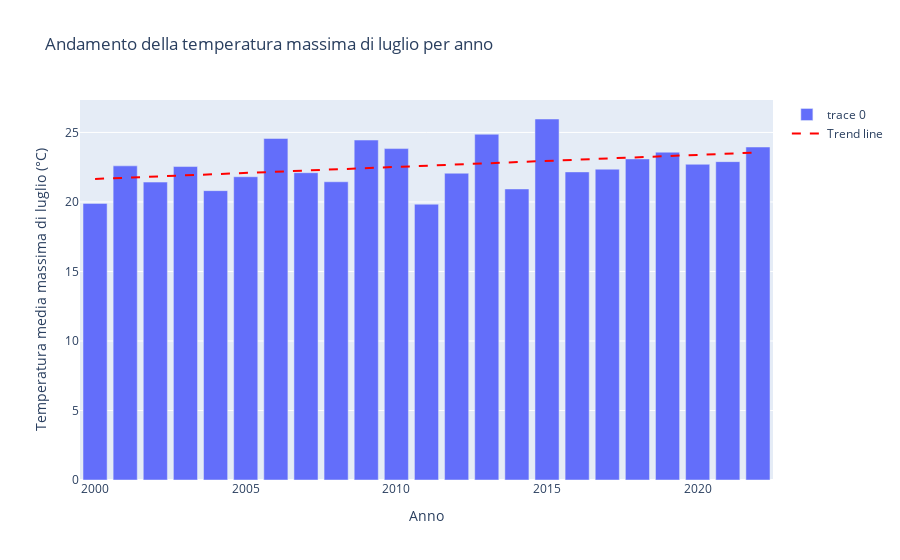

Source (notebook cell):
### Markdown cell above
# <span style='background :white'>TEMP MAX LUGLIO MI YEAR BY YEAR 2000->2023 </span>

### Code cell
# Converto la colonna 'Temperatura massima (°C)' in tipo numerico
dataframe['Temperatura massima (°C)'] = pd.to_numeric(dataframe['Temperatura massima (°C)'], errors='coerce')

# Creo la colonna 'Year' contenente il valore dell'anno
dataframe['Year'] = pd.to_datetime(dataframe['day']).dt.year

# Filtra i dati per il mese di luglio
dataframe_august = dataframe[dataframe['day'].dt.month == 7]

# Calcola la media della temperatura massima di luglio per ogni anno
media_temperatura_massima = dataframe_august.groupby('Year')['Temperatura massima (°C)'].mean()

# Crea l'istogramma
fig = go.Figure(data=[go.Bar(x=media_temperatura_massima.index, y=media_temperatura_massima.values)])

# Calcolo la linea di regressione
x = media_temperatura_massima.index
y = np.full_like(x, media_temperatura_massima.values.mean())
coefficients = np.polyfit(x, media_temperatura_massima.values, 1)
trendline = np.polyval(coefficients, x)

# Aggiungi la trend line al grafico come una linea rossa tratteggiata
fig.add_trace(go.Scatter(x=x, y=trendline, mode='lines', name='Trend line', line=dict(color='red', dash='dash')))

# Imposta le etichette degli assi e il titolo del grafico
fig.update_layout(xaxis_title='Anno', yaxis_title='Temperatura media massima di luglio (°C)', title='Andamento della temperatura massima di luglio per anno')

# Mostra il grafico
fig.show()

### Figure 1 — Plotly figure (JSON) as saved in the notebook; plotly's stock layout.template omitted (floating-point values rounded to 4 significant figures)
{"data": [{"type": "bar", "x": [2000, 2001, 2002, 2003, 2004, 2005, 2006, 2007, 2008, 2009, 2010, 2011, 2012, 2013, 2014, 2015, 2016, 2017, 2018, 2019, 2020, 2021, 2022], "y": [19.9, 22.6, 21.43, 22.55, 20.81, 21.81, 24.57, 22.1, 21.45, 24.45, 23.84, 19.84, 22.07, 24.87, 20.94, 25.97, 22.16, 22.36, 23.1, 23.58, 22.71, 22.9, 23.95]}, {"line": {"color": "red", "dash": "dash"}, "mode": "lines", "name": "Trend line", "type": "scatter", "x": [2000, 2001, 2002, 2003, 2004, 2005, 2006, 2007, 2008, 2009, 2010, 2011, 2012, 2013, 2014, 2015, 2016, 2017, 2018, 2019, 2020, 2021, 2022], "y": [21.65, 21.74, 21.83, 21.91, 22.0, 22.09, 22.17, 22.26, 22.35, 22.43, 22.52, 22.61, 22.69, 22.78, 22.87, 22.95, 23.04, 23.13, 23.21, 23.3, 23.39, 23.47, 23.56]}], "layout": {"title": {"text": "Andamento della temperatura massima di luglio per anno"}, "xaxis": {"title": {"text": "Anno"}}, "yaxis": {"title": {"text": "Temperatura media massima di luglio (°C)"}}}}
